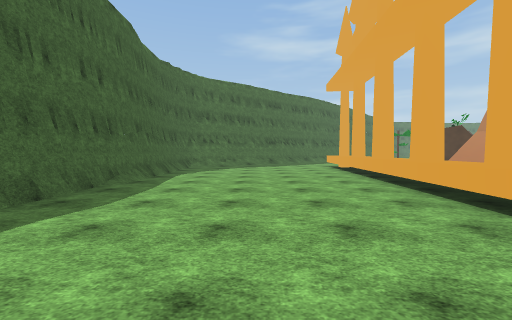
View 1 (above)

24 first-person views from a walk through a scene from a Unity 3-D project. The camera is 1.5 m above the floor, tilts 2° down and sees 90° across. The floor is counted in squares, 2 m on a side. Each view is taken from the middle of a square. On the plan, view 1 faces up. The plan holds only what a view shows up to about 9 squares ahead; the rest is blank. The place goes on beyond the plan. The player is left out. Some surface patterns are stand-ins.

View 2
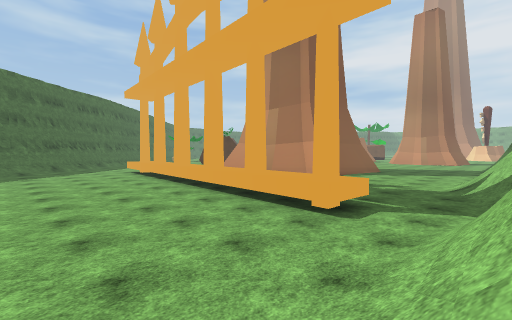

View 3
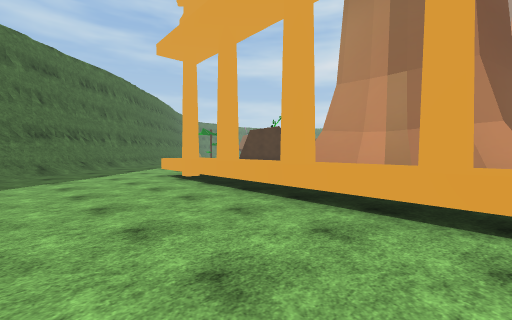

View 4
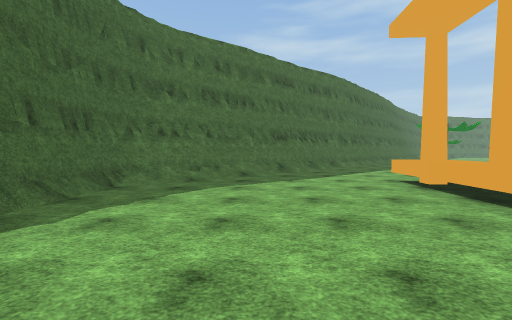

View 5
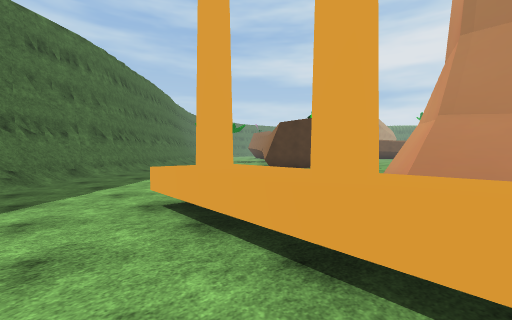

View 6
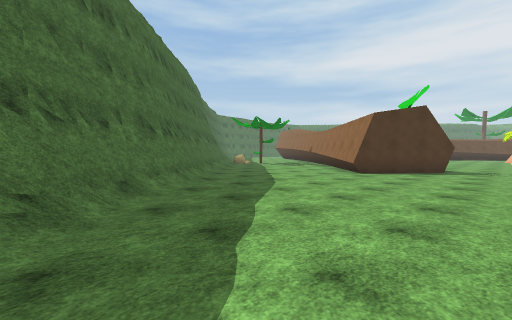

View 7
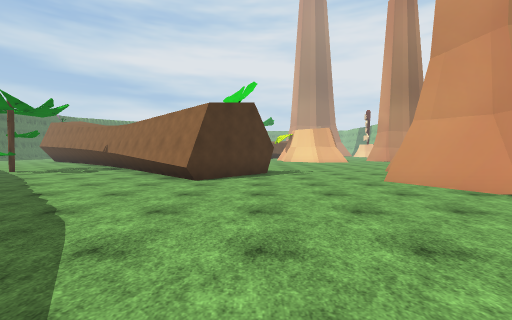

View 8
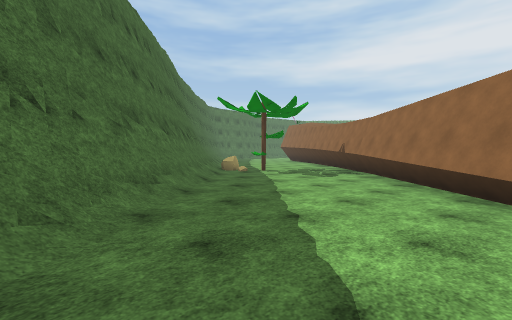

View 9
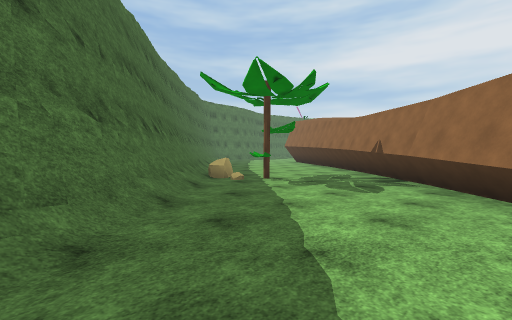

View 10
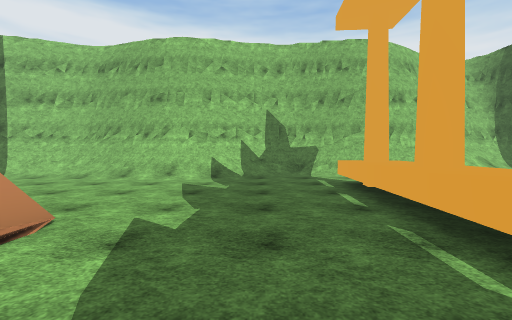

View 11
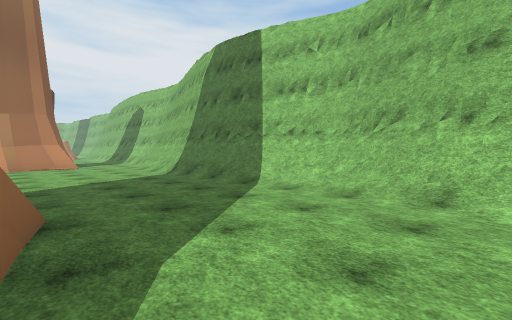

View 12
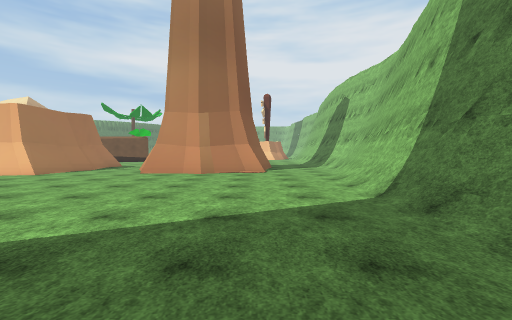

View 13
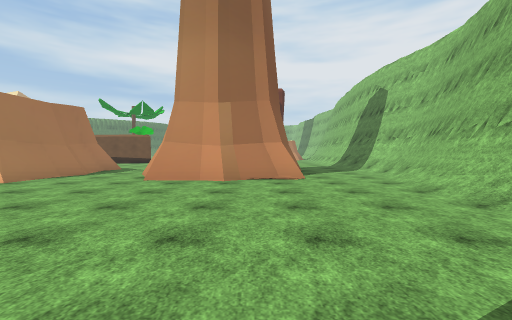

View 14
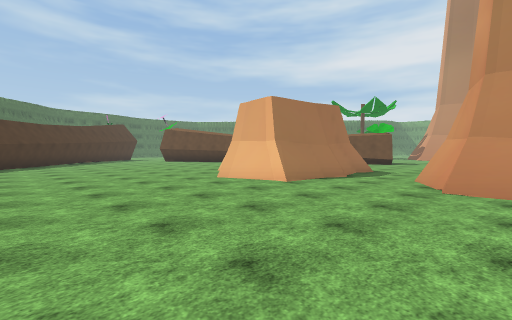

View 15
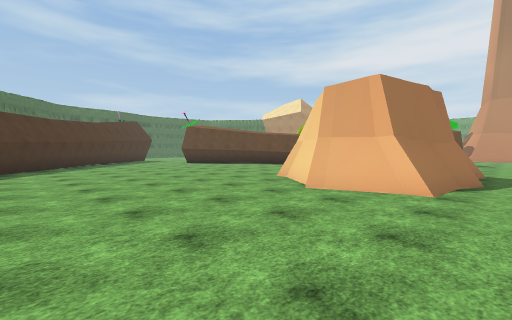

View 16
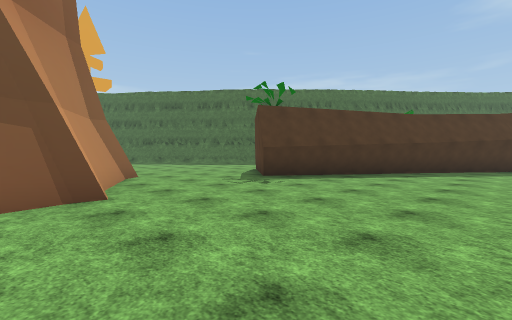

View 17
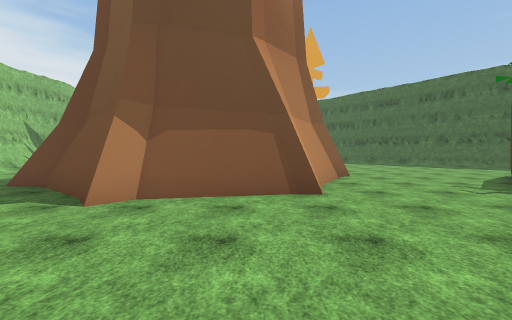

View 18
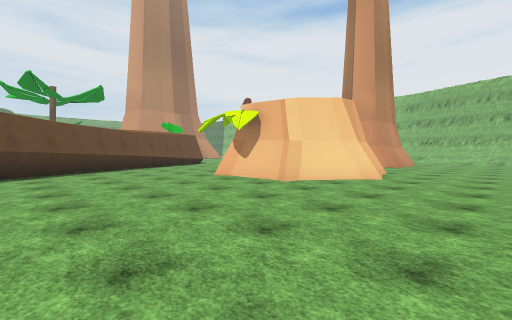

View 19
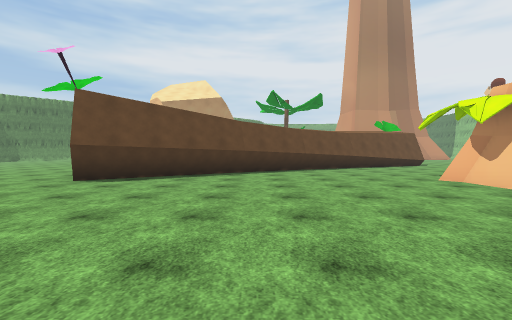

View 20
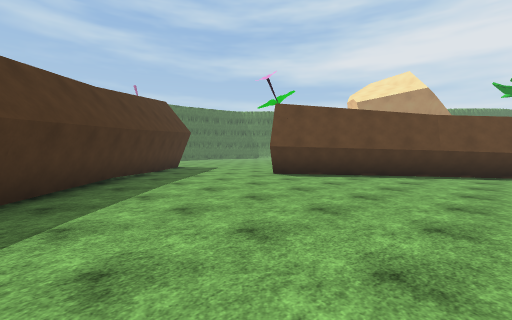

View 21
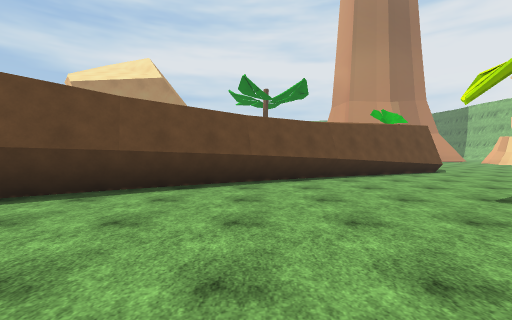

View 22
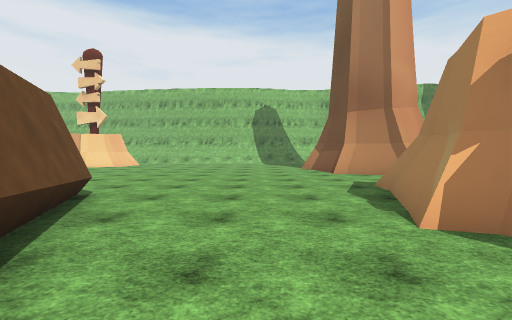

View 23
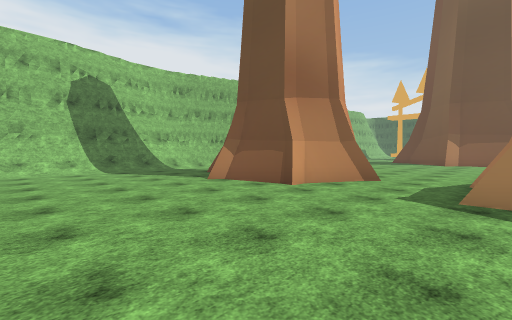

View 24
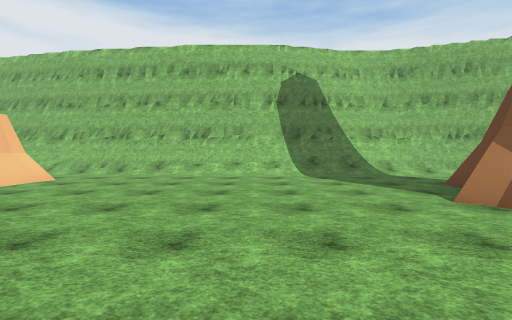

### Floor plan
Key: @ floor where view 1 was taken; # wall or solid block; . floor; / step, stairs or slope; = window, fence, low wall or low ledge; ^ raised ledge; O other object.
Columns run from 4 left of view 1 to 34 right of it. Each row starts with its distance up from view 1.
 26                ##.       ##   ..
 25               ###O.     ##.  ...
 24              ##/.O..   ##......
 23             ##/......###.....
 22            ##/......###.....##
 21           ##/......###.......##
 20          ##/......####........#
 19         ##/......####.........##
 18        ##/......####...........##
 17       ##.......## #.............#
 16     ###........####.............##
 15    ##/...........#...............#
 14   ##/............................##
 13  ##/......................OOO.....#
 12 ##/.....#. ...............#  O....##
 11 #/......^.  .###.........O#  #O....#
 10 #/......#.  ## ###.......O   #.....#
  9 ##......^.  #    #.......OOOOO......
  8 ##......^   #    #...................
  7 #......^^ . #    ##..................
  6 #......^^...##   #........OOO.........
  5 #......^^...##  ##........OOOO........
  4 #......^^......##.........OO O.......
  3  ......^^.................OOOOO.......
  2   .....^^.................OOOO.........
  1    ....^^.............................=
  0     @......////...//////...............
 -1   //#####//###############//////=//////
 -2   ###  #####             ##############

Where each view was taken, in squares from view 1:
view 1: 0 up, 0 right, facing up
view 2: 1 down, 1 left, facing up-right
view 3: 5 up, 0 right, facing up-right
view 4: 6 up, 0 right, facing up
view 5: 9 up, 2 right, facing up-right
view 6: 13 up, 2 right, facing up-right
view 7: 15 up, 4 right, facing right
view 8: 17 up, 6 right, facing up-right
view 9: 19 up, 8 right, facing up-right
view 10: 7 up, 6 right, facing down
view 11: 4 up, 9 right, facing down-right
view 12: 2 up, 13 right, facing right
view 13: 3 up, 15 right, facing right
view 14: 5 up, 16 right, facing up-right
view 15: 8 up, 16 right, facing up-right
view 16: 9 up, 18 right, facing up-left
view 17: 9 up, 18 right, facing left
view 18: 18 up, 18 right, facing down-right
view 19: 18 up, 18 right, facing right
view 20: 17 up, 18 right, facing up-right
view 21: 16 up, 22 right, facing right
view 22: 14 up, 28 right, facing down
view 23: 9 up, 30 right, facing down-left
view 24: 7 up, 29 right, facing down
